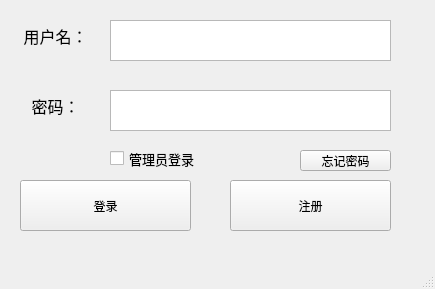
<?xml version="1.0" encoding="UTF-8"?>
<ui version="4.0">
 <class>MainWindow</class>
 <widget class="QMainWindow" name="MainWindow">
  <property name="windowModality">
   <enum>Qt::NonModal</enum>
  </property>
  <property name="geometry">
   <rect>
    <x>0</x>
    <y>0</y>
    <width>435</width>
    <height>289</height>
   </rect>
  </property>
  <property name="windowTitle">
   <string>区块链保险反欺诈</string>
  </property>
  <property name="styleSheet">
   <string notr="true">background-image: url(:/login.jpg);</string>
  </property>
  <widget class="QWidget" name="centralwidget">
   <widget class="QTextEdit" name="textEdit">
    <property name="geometry">
     <rect>
      <x>110</x>
      <y>20</y>
      <width>281</width>
      <height>41</height>
     </rect>
    </property>
   </widget>
   <widget class="QLabel" name="label">
    <property name="geometry">
     <rect>
      <x>10</x>
      <y>20</y>
      <width>91</width>
      <height>31</height>
     </rect>
    </property>
    <property name="font">
     <font>
      <pointsize>12</pointsize>
     </font>
    </property>
    <property name="text">
     <string>用户名：</string>
    </property>
    <property name="alignment">
     <set>Qt::AlignCenter</set>
    </property>
   </widget>
   <widget class="QLabel" name="label_2">
    <property name="geometry">
     <rect>
      <x>10</x>
      <y>90</y>
      <width>91</width>
      <height>31</height>
     </rect>
    </property>
    <property name="font">
     <font>
      <pointsize>12</pointsize>
     </font>
    </property>
    <property name="text">
     <string>密码：</string>
    </property>
    <property name="alignment">
     <set>Qt::AlignCenter</set>
    </property>
   </widget>
   <widget class="QTextEdit" name="textEdit_2">
    <property name="geometry">
     <rect>
      <x>110</x>
      <y>90</y>
      <width>281</width>
      <height>41</height>
     </rect>
    </property>
   </widget>
   <widget class="QPushButton" name="pushButton">
    <property name="geometry">
     <rect>
      <x>20</x>
      <y>180</y>
      <width>171</width>
      <height>51</height>
     </rect>
    </property>
    <property name="text">
     <string>登录</string>
    </property>
   </widget>
   <widget class="QPushButton" name="pushButton_2">
    <property name="geometry">
     <rect>
      <x>230</x>
      <y>180</y>
      <width>161</width>
      <height>51</height>
     </rect>
    </property>
    <property name="text">
     <string>注册</string>
    </property>
    <property name="checkable">
     <bool>false</bool>
    </property>
   </widget>
   <widget class="QCheckBox" name="checkBox">
    <property name="geometry">
     <rect>
      <x>110</x>
      <y>138</y>
      <width>281</width>
      <height>41</height>
     </rect>
    </property>
    <property name="font">
     <font>
      <pointsize>10</pointsize>
     </font>
    </property>
    <property name="text">
     <string>管理员登录</string>
    </property>
   </widget>
   <widget class="QPushButton" name="pushButton_3">
    <property name="geometry">
     <rect>
      <x>300</x>
      <y>150</y>
      <width>91</width>
      <height>21</height>
     </rect>
    </property>
    <property name="text">
     <string>忘记密码</string>
    </property>
   </widget>
  </widget>
  <widget class="QMenuBar" name="menubar">
   <property name="geometry">
    <rect>
     <x>0</x>
     <y>0</y>
     <width>435</width>
     <height>26</height>
    </rect>
   </property>
  </widget>
  <widget class="QStatusBar" name="statusbar"/>
 </widget>
 <resources/>
 <connections/>
</ui>
